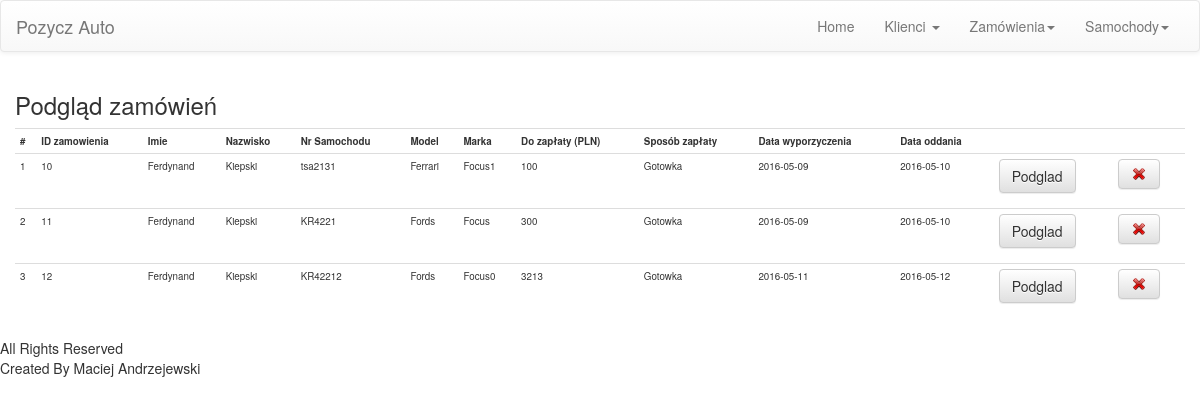
The page /production-report-show.php on the database its author committed.
### tables this page shows
CREATE TABLE IF NOT EXISTS `zamowienie` (
  `id_zamowienia` int(6) NOT NULL AUTO_INCREMENT,
  `id_klienta` int(6) NOT NULL,
  `count_cena` int(5) NOT NULL,
  `id_zaplaty` int(1) NOT NULL,
  `data_start` date NOT NULL,
  `data_koniec` date NOT NULL,
  `nr_rejestracyjny` varchar(9) NOT NULL,
  PRIMARY KEY (`id_zamowienia`),
  KEY `id_klienta` (`id_klienta`),
  KEY `nr_rejestracyjny` (`nr_rejestracyjny`),
  KEY `id_zaplaty` (`id_zaplaty`)
);

CREATE TABLE IF NOT EXISTS `klienci` (
  `id_klienta` int(6) NOT NULL AUTO_INCREMENT,
  `nazwisko` varchar(16) NOT NULL,
  `imie` varchar(16) NOT NULL,
  `pesel` int(11) NOT NULL,
  `miasto` varchar(16) NOT NULL,
  `ulica` varchar(16) NOT NULL,
  `kod_pocztowy` int(6) NOT NULL,
  `telefon` int(9) NOT NULL,
  `komentarz` varchar(300) NOT NULL,
  PRIMARY KEY (`id_klienta`)
);

CREATE TABLE IF NOT EXISTS `samochody` (
  `nr_rejestracyjny` varchar(9) NOT NULL,
  `marka` varchar(9) NOT NULL,
  `model` varchar(9) NOT NULL,
  `rok` int(4) NOT NULL,
  `pojemnosc` int(4) NOT NULL,
  `paliwo` varchar(8) NOT NULL,
  `moc` int(4) NOT NULL,
  `cena` int(4) NOT NULL,
  `komentarz` varchar(300) NOT NULL,
  `wypozyczenie` varchar(3) NOT NULL,
  PRIMARY KEY (`nr_rejestracyjny`)
);

CREATE TABLE IF NOT EXISTS `zaplata` (
  `id_zaplaty` int(1) NOT NULL,
  `typ` varchar(16) NOT NULL,
  PRIMARY KEY (`id_zaplaty`),
  KEY `id_zaplaty` (`id_zaplaty`)
);

### production-report-show.php (the view, shortened to what this page needs)
<?php include "header.php" ?>
<div class="container-fluid">
    <h3> Podgląd zamówień </h3>
            <?php
                $query="SELECT * FROM `zamowienie` INNER JOIN `zaplata` ON zaplata.id_zaplaty=zamowienie.id_zaplaty INNER JOIN `samochody` ON samochody.nr_rejestracyjny=zamowienie.nr_rejestracyjny INNER JOIN `klienci` ON klienci.id_klienta=zamowienie.id_klienta ";
                $result = mysql_query($query);
                $num = mysql_numrows($result);
            ?>
                <table class="table table-hover table-condensed">
                    <tr>
                        <th> # </th>
                        <th> ID zamowienia</th>
                        <th> Imie</th>
                        <th> Nazwisko</th>
						<th> Nr Samochodu</th>
						<th> Model</th>
						<th> Marka</th>
						<th> Do zapłaty (PLN)</th>
                        <th> Sposób zapłaty</th>
                        <th> Data wyporzyczenia</th>
                        <th> Data oddania</th>
                        <th> </th>
						<th> </th>
                    </tr>
                <?php
                for ($i = 0; $i < $num; $i++) {
                    $f1  = mysql_result($result,$i,"id_zamowienia");
                    $f3  = mysql_result($result,$i,"imie");
                    $f4  = mysql_result($result,$i,"nazwisko");
					$f5  = mysql_result($result,$i,"nr_rejestracyjny");
					$f6  = mysql_result($result,$i,"marka");
					$f7  = mysql_result($result,$i,"model");
					$f11  = mysql_result($result,$i,"count_cena");
                    $f8  = mysql_result($result,$i,"typ");
					$f9  = mysql_result($result,$i,"data_start");
                    $f10  = mysql_result($result,$i,"data_koniec");
                ?>
                <tr>
                    <td> <?php echo $i+1; ?> </td>
                    <td> <?php echo $f1;  ?> </td>
                    <td> <?php echo $f3;  ?> </td>
                    <td> <?php echo $f4;  ?> </td>
                    <td> <?php echo $f5;  ?> </td>
                    <td> <?php echo $f6;  ?> </td>
                    <td> <?php echo $f7;  ?> </td>
					<td> <?php echo $f11;  ?> </td>
					<td> <?php echo $f8;  ?> </td>
                    <td> <?php echo $f9;  ?> </td>
                    <td> <?php echo $f10;  ?> </td>
					<td> <form role="form" action="podglad_zam.php" method="post">
								<button type="submit" class="btn btn-default">Podglad</button>
						</form> </td>
					<td> <form role="form" action="delete_zam.php" method="post">
								<button type="submit" class="btn btn-default"><img src="src/edit_delete.png" /></button>
						</form> </td>
                </tr>
                <?php
                } ?>
                </table>
</div>
<?php include "footer.php" ?>

### header.php (shortened to what this page needs)
<html>
<head>
<link rel="stylesheet" href="https://maxcdn.bootstrapcdn.com/bootstrap/3.2.0/css/bootstrap.min.css">
<link rel="stylesheet" href="https://maxcdn.bootstrapcdn.com/bootstrap/3.2.0/css/bootstrap-theme.min.css">
</head>
<body>
<header>
    <nav class="navbar navbar-default" role="navigation">
        <div class="container-fluid">
            <div class="navbar-header">
            <a class="navbar-brand" href="#">Pozycz Auto</a>
            </div>
            <div class="collapse navbar-collapse" id="bs-example-navbar-collapse-1">
                <ul class="nav navbar-nav navbar-right">
                    <li > <a href="index1.php"> Home </a> </li>
                    <li class="dropdown">
                        <a href="#" class="dropdown-toggle" data-toggle="dropdown">Klienci <span class="caret"></span></a>
                    </li>
                    <li class="dropdown">
                        <a href="#" class="dropdown-toggle" data-toggle="dropdown">Zamówienia<span class="caret"></span></a>
                    </li>
					<li class="dropdown">
                        <a href="#" class="dropdown-toggle" data-toggle="dropdown">Samochody<span class="caret"></span></a>
                    </li>
                        </ul>
            </div>
        </div>
    </nav>
</header>

### footer.php
<footer> All Rights Reserved </footer>
<footer> Created By Maciej Andrzejewski </footer>
</body>
</html>

### production-report-show.php (style rules this page uses)
.table { font-size:70%; }

### rows shown on the page
zamowienie: id_zamowienia "10", id_klienta.imie "Ferdynand", id_klienta.nazwisko "Kiepski", nr_rejestracyjny "tsa2131", nr_rejestracyjny.marka "Ferrari", nr_rejestracyjny.model "Focus1", count_cena "100", id_zaplaty.typ "Gotowka", data_start "2016-05-09", data_koniec "2016-05-10"
zamowienie: id_zamowienia "11", id_klienta.imie "Ferdynand", id_klienta.nazwisko "Kiepski", nr_rejestracyjny "KR4221", nr_rejestracyjny.marka "Fords", nr_rejestracyjny.model "Focus", count_cena "300", id_zaplaty.typ "Gotowka", data_start "2016-05-09", data_koniec "2016-05-10"
zamowienie: id_zamowienia "12", id_klienta.imie "Ferdynand", id_klienta.nazwisko "Kiepski", nr_rejestracyjny "KR42212", nr_rejestracyjny.marka "Fords", nr_rejestracyjny.model "Focus0", count_cena "3213", id_zaplaty.typ "Gotowka", data_start "2016-05-11", data_koniec "2016-05-12"
